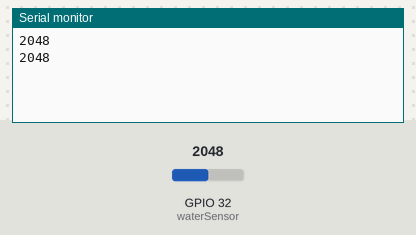
Bench run of a sketch on a simulated ESP32. On the bench: the last lines printed to the serial monitor. Inputs (shaded band) come from the test bench; at power-on: GPIO 32 (waterSensor) = 2048.

Above: at 1.8 s.
1.9 s: GPIO 32 (waterSensor) set to 2866
At 2.4 s:
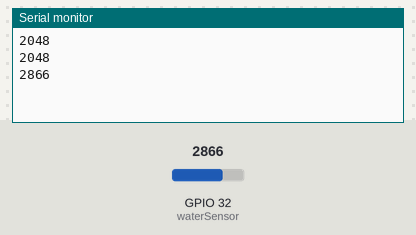
3.4 s: GPIO 32 (waterSensor) set to 3603
At 4.8 s:
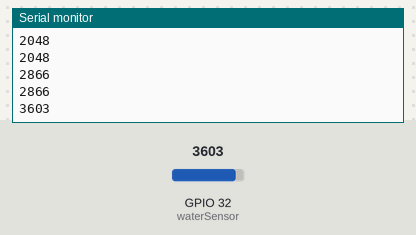
Timing chart, 0 to 6.4 s (numbered marks = the images above; inputs shaded):
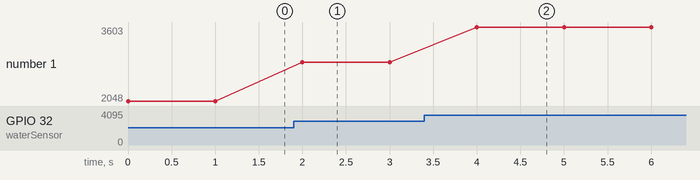

Measured:
- after the input at 1.9 s, the serial monitor: prints a new line after 0.10 s (image 1)
- after the input at 3.4 s, the serial monitor: prints a new line after 0.60 s (image 2)
- plotted number 1: 2048 → 2866 after the input at 1.9 s, 2866 → 3603 after the input at 3.4 s

The sketch:

esp32_watersensor_basic.ino
```cpp
const int waterSensor = 32;
int dataWater = 0;

void setup() { //analog tak perlu setup pinMODE
Serial.begin(115200);
}

void loop() {
dataWater = analogRead(waterSensor);
Serial.println(dataWater);
delay(1000);
}
```
